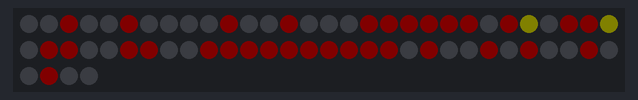
A sketch run on a simulated Arduino Uno, built with avr-gcc and run on an emulated ATmega328P. On the bench: 64 RGB LEDs in strip order, left to right, continuing on the next row. Dim RGB values are drawn brighter than linear.

Above: at 0.1 s.
At 0.6 s:
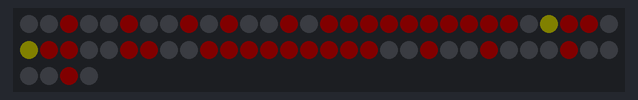

The sketch:

ce_Invader_using_decimal_code_for_8x8_Neopixel_display_matri.ino
```cpp
#include <Adafruit_NeoPixel.h>
#ifdef __AVR__
  #include <avr/power.h>
#endif

int neoPixelPin = 10;
int numPixels = 64;
int brightness = 5;

Adafruit_NeoPixel strip = Adafruit_NeoPixel(numPixels, neoPixelPin, NEO_GRB + NEO_KHZ800);

int r=0; int g=0; int b=0;
int i;
int dt=500;
int r0; int r1;
int r2; int r3;
int r4; int r5;
int r6; int r7;


void setup() {

}//***********End Setup*************


void loop(){//**********LOOP*********

// IMAGE 1
//space invader arms down
clear_matrix(); r=255;
r0 = 36;
r1 = 36;
r2 = 126;
r3 = 153;
r4 = 153;
r5 = 255;
r6 = 165;
r7 = 36;
image();

//Set Eyes in yellow
r=255;g=255;
r3 = 34;
image();delay(dt);


// IMAGE2

//space invader arms up
clear_matrix(); r=255;
r0 = 36;
r1 = 165;
r2 = 255;
r3 = 153;
r4 = 153;
r5 = 255;
r6 = 36;
r7 = 66;
image();


//Set Eyes in yellow
r=255;g=255;
r3 = 68;
image();delay(dt);

}//********end loop******


//*****************Subs******************
void image(){
      for(int i = 0; i < 8; i++){
         if (bitRead(r0,i)==1) strip.setPixelColor(i,r,g,b);
         if (bitRead(r1,i)==1) strip.setPixelColor(i+8,r,g,b);
         if (bitRead(r2,i)==1) strip.setPixelColor(i+16,r,g,b);
         if (bitRead(r3,i)==1) strip.setPixelColor(i+24,r,g,b);
         if (bitRead(r4,i)==1) strip.setPixelColor(i+32,r,g,b);
         if (bitRead(r5,i)==1) strip.setPixelColor(i+40,r,g,b);
         if (bitRead(r6,i)==1) strip.setPixelColor(i+48,r,g,b);
         if (bitRead(r7,i)==1) strip.setPixelColor(i+56,r,g,b);
      }//close for i

strip.setBrightness(brightness);
strip.show();

r0 = 0;r1 = 0;r2 = 0;r3 = 0;r4 = 0;r5 = 0;r6 = 0;r7 = 0;
r=0;g=0;b=0;
}  //********************************************


void clear_matrix(){
r=0; g=0; b=0;
strip.begin();  // initialize the strip
strip.clear();  // Initialize all pixels to 'off'
strip.show();   // make sure it is visible
}
//****************End SUB*****************
```

Measured:
- what the display in image 1 shows lasts 0.5 s, from 0.5 s to 1.0 s
